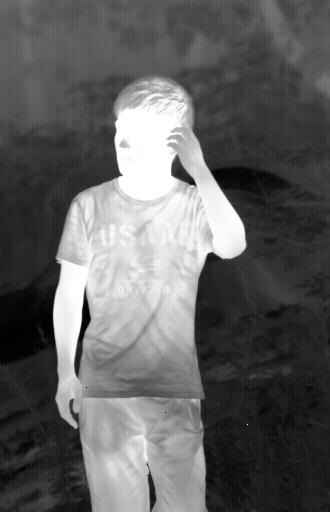
%> input picture 1.jpg, 330 x 512 px
$ octave main.m   (GNU Octave 9; MATLAB toolbox functions it lacks are replaced by stand-ins)
%> lines starting %> are read from the running program, lines starting %| are printed output that depends on the picture; in (x1, y1, x2, y2) boxes, pixels count from 0 and x2, y2 are one past the last pixel; in counts of white or black regions, pixels touching at a corner belong together; the program's own positions count from 1
### stdfilt.m
function [Std] = stdfilt(I, d)
    I = double(I);
    h = ones(2 * d + 1);
    n = (2 * d + 1)^2;
    conv1 = imfilter(I.^2, h, 'symmetric') / (n - 1);
    conv2 = imfilter(I, h, 'symmetric').^2 / (n * (n - 1));
    Std = sqrt(conv1 - conv2);
end

### feature_extraction.m
function [c_in,c_out, f_in, f_out]= feature_extraction(Img, K, H_u,u)

    H_n=1-H_u;
    c_in = sum(sum(Img.*(u<0)))/(sum(sum(u<0)));
    c_out = sum(sum(Img.*(u>=0)))/(sum(sum(u>=0)));
    f_x=Img.*H_u;
    f1=conv2(f_x,K,'same');
    f2=conv2(H_u,K,'same');
    f_in=f1./f2;

    f_y=Img.*H_n;
    f3=conv2(f_y,K,'same');
    f4=conv2(H_n,K,'same');
    f_out=f3./f4;

end

### main.m
clear all;
clc;
close all;

%% parameter setting
alpha = 400; % ballon force
epsilon = 1.0; % controlling parameter for Heaviside function
lambda = 0.3; % trade-off parameter
beta = 1.0; % Gaussian kernel for computing local multi-features
Gb = fspecial('gaussian',5, beta);
r =3.0; % Gaussian kernel for regularizing phi
Gr = fspecial('gaussian', 5, r);
thr = 10^(-3); % convergence threshold
n = 1; % record iteration number

%% load the input IR image
filename = './1.jpg';
Img = imread(filename);
%> Img is the input picture: size 512x330x3 uint8; min 0, max 255, mean 96.7
Img = (Img(:,:,1));
%> Img: size 512x330 uint8
[row,col] = size(Img);
%> row = 512; col = 330

%% compute texture feature & roughness feature & intensity feature
F_tex = entropyfilt(Img);
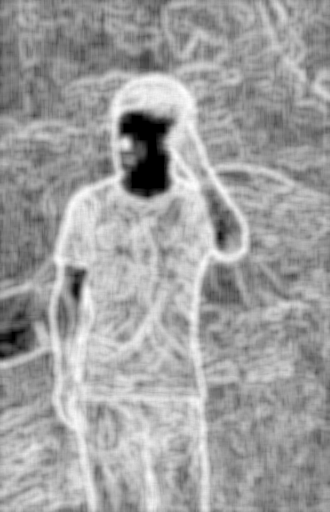
%> F_tex: size 512x330 double; min 0, max 6.08, mean 3.81; drawn with min black and max white
F_rou = stdfilt(Img, 3);
%> in stdfilt, `Std = sqrt(conv1 - conv2);`:
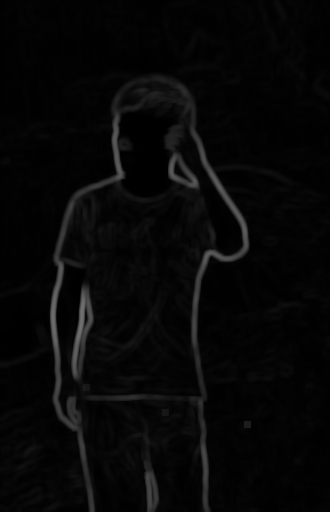
%> Std: size 512x330 double; min 0, max 113.6, mean 7.5
F_int = double(Img);

%% inialize the level set function
[nx, ny] = size(F_int);
%> nx = 512; ny = 330
x0 = round(ny/2);
%> x0 = 165
y0 = round(nx/2);
%> y0 = 256
r1 = y0 - 40;
%> r1 = 216
r2 = y0 + 40;
%> r2 = 296
c1 = x0 - 40;
%> c1 = 125
c2 = x0 + 40;
%> c2 = 205
u = ones(row,col);
u(r1:r2,c1:c2) = -1;
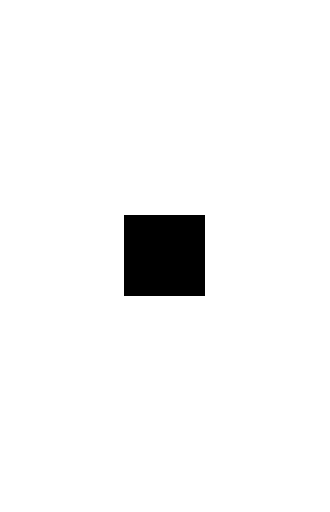
%> u: size 512x330 double; values -1 (black) and 1 (white), 96.1% white; 1 black region, box (x1, y1, x2, y2) and area: (124, 215, 205, 296) 6561
spf_pre = zeros(nx,ny);

%% show the initial contour
figure(1);
imshow(F_int, [0,255]);
hold on;
axis off;
[c, h] = contour(u, [0 0], 'g','LineWidth',2);
%> h = -40.53
title('Initial contour');

while (1)
    [ux, uy] = gradient(u);
    H_u = 0.5*(1+(2/pi)*atan(u/epsilon));
    delta_H = (1/pi)*epsilon./(epsilon^2+u.^2);

    %% begin to calculate the SPF of each feature
    [g_in_int, g_out_int, l_in_int, l_out_int] = feature_extraction(F_int, Gb, H_u,u);
    f_in_int = lambda * g_in_int + (1 - lambda) * l_in_int;
    f_out_int = lambda * g_out_int + (1-lambda) * l_out_int;
    Fit_int = f_in_int .* H_u + f_out_int .* (1 - H_u);
    spf_int = F_int - Fit_int;

    [g_in_tex, g_out_tex, l_in_tex, l_out_tex] = feature_extraction(F_tex,Gb,H_u,u);
    f_in_tex = lambda * g_in_tex + (1-lambda) * l_out_tex;
    f_out_tex = lambda *g_out_tex + (1-lambda) * l_out_tex;
    Fit_tex = f_in_tex .* H_u + f_out_tex .* (1-H_u);
    spf_tex = F_tex - Fit_tex;

    [g_in_rou, g_out_rou, l_in_rou, l_out_rou] = feature_extraction(F_rou,Gb,H_u,u);
    f_in_rou = lambda * g_in_rou + (1-lambda) * l_out_rou;
    f_out_rou = lambda  * g_out_rou + (1-lambda) * l_out_rou;
    Fit_rou = f_in_rou .* H_u + f_out_rou .* (1 - H_u);
    spf_rou = F_rou - Fit_rou;

    %% evolve the level set function u
    spf_total = spf_int + spf_tex + spf_rou;
    spf_total = spf_total / (max(abs(spf_total(:)))); % normalization
    u = u + (alpha * spf_total.* sqrt( ux.^2 + uy.^2 ));
    u = (u >= 0) - ( u< 0);

   %% whether u is converged
    delta = norm(spf_total-spf_pre,'fro')/norm(spf_pre,'fro');
    if delta <= thr
        break;
    end
    u = conv2(u, Gr, 'same');
    if mod(n,1) == 0
        imagesc(F_int, [0 255]); colormap(gray); hold on; axis off;
        [c, h] = contour(u, [0 0], 'r','LineWidth',2);
        iterNum = [num2str(n), 'iterations'];
        title(iterNum);
        pause(0.01);
    end

    n = n + 1;
    spf_pre = spf_total;
end
%> this loop made 71 passes
%> (g_in_int, g_out_int, g_in_tex, g_out_tex, g_in_rou, g_out_rou) on passes 1 to 12: (218.2, 91.74, 4.44, 3.79, 8.87, 7.42), (216.8, 91.99, 4.44, 3.79, 8.9, 7.42), (140.8, 93.72, 3.92, 3.8, 6.4, 7.55), (106.6, 95.73, 3.76, 3.82, 5.43, 7.66), (87.67, 97.72, 3.66, 3.83, 4.83, 7.79), (75.36, 99.72, 3.58, 3.84, 4.44, 7.91), (66.19, 101.7, 3.53, 3.86, 4.18, 8.02), (59.09, 103.7, 3.5, 3.87, 4.02, 8.12), (53.75, 105.6, 3.48, 3.88, 3.93, 8.21), (49.6, 107.5, 3.47, 3.89, 3.89, 8.3), (46.35, 109.3, 3.46, 3.9, 3.86, 8.38), (43.89, 111.1, 3.46, 3.91, 3.83, 8.48)
%> (g_in_int, g_out_int) on pass 50: (46.55, 171.8)
%> pass 1, in feature_extraction, `f_x=Img.*H_u;`:
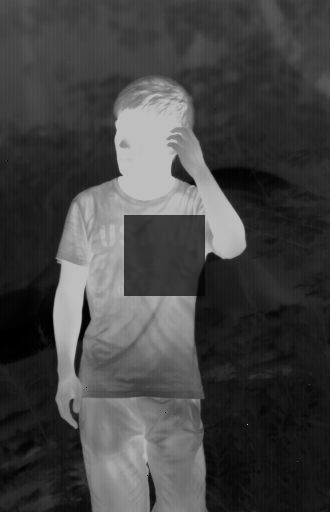
%> f_x: size 512x330 double; min 0, max 191.2, mean 68.3
%> pass 1, in feature_extraction, `f_y=Img.*H_n;`:
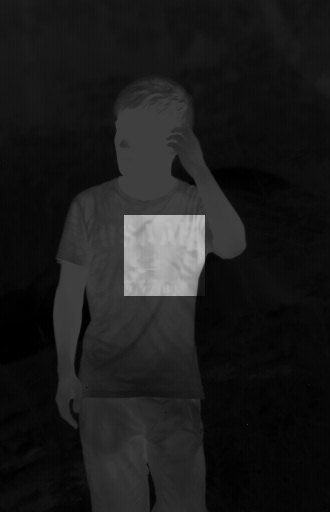
%> f_y: size 512x330 double; min 0, max 190.5, mean 28.4
%> after the loop: u: size 512x330 double; values -1 (black) and 1 (white), 32.6% white; 1 white region, box (x1, y1, x2, y2) and area: (53, 75, 248, 512) 55003
%> after the loop:
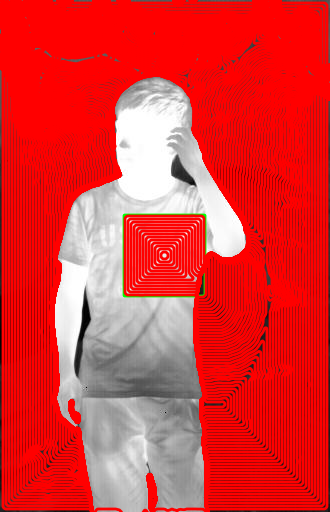
%> figure redrawn from the program's plot data; its title reads '70iterations'

%% Output the binary image
u = conv2(u, Gr, 'same');
u = (u >= 0) - ( u< 0);
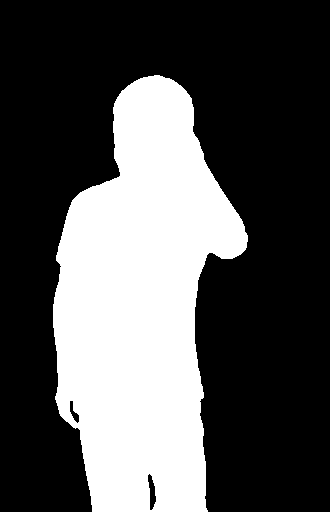
%> u: size 512x330 double; values -1 (black) and 1 (white), 32.6% white; 1 white region, box (x1, y1, x2, y2) and area: (53, 75, 248, 512) 55025
bw = u;
bw(bw<0) = 0;

%% Show binary segmentation result
figure(2);
imshow(bw);
title('Binary segmentation result');
